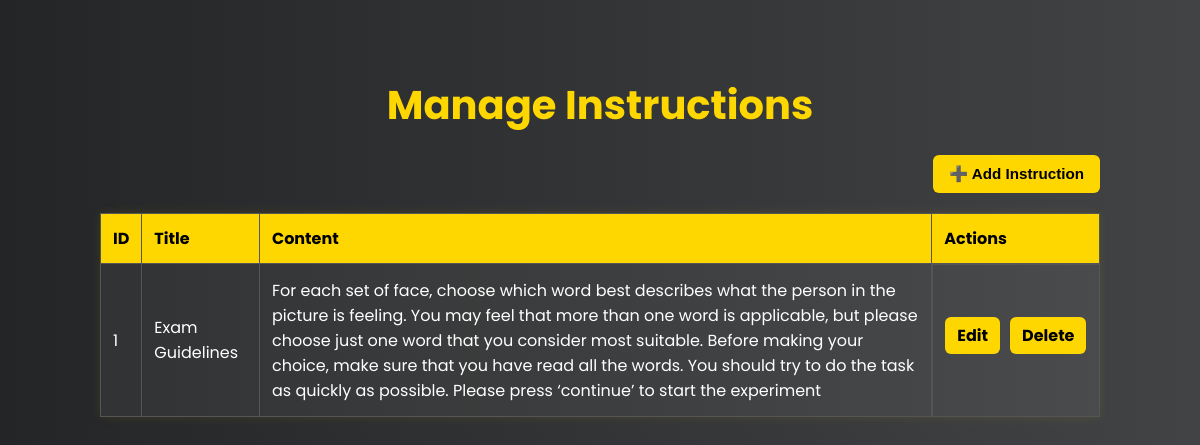
The app's page /manageinst with its own data.
### questionapp/models.py (models this page shows)
class Instructions_Model(models.Model):
    title = models.CharField(max_length=100, null=True, blank=True)
    content = models.TextField(null=True, blank=True)

### questionapp/views.py (the view)
# urls.py: path('manageinst', ManageInstructionView.as_view(), name='manageinst'),
class ManageInstructionView(View):
    def get(self, request):
        c = Instructions_Model.objects.all()
        return render(request, 'manageinstructions.html', {'c': c})

### templates/manageinstructions.html (shortened to what this page needs)
<!DOCTYPE html>
<html lang="en">
<head>
</head>
<body>
  <h1>Manage Instructions</h1>
  <div class="add-btn-container">
    <button class="add-btn" onclick="window.location='/addinst'">➕ Add Instruction</button>
  </div>
  <table>
    <thead>
      <tr>
        <th>ID</th>
        <th>Title</th>
        <th>Content</th>
        <th>Actions</th>
      </tr>
    </thead>
    <tbody>
        {% for i in c %}
      <tr>
        <td>{{forloop.counter}}</td>
        <td>{{i.title}}</td>
        <td>{{i.content}}</td>
        <td class="actions">
          <a href="/editinst/{{i.id}}" class="btn">Edit</a>
          <a href="/deleteinst/{{i.id}}" class="btn" onclick="return confirm('Are you sure you want to delete this instruction?');">Delete</a>
        </td>
      </tr>
      {% endfor %}
    </tbody>
  </table>
</body>
</html>

### templates/manageinstructions.html (style rules this page uses)
body { font-family: 'Poppins', sans-serif; background: linear-gradient(to right, #232526, #414345); color: #fff; padding: 40px 20px; }
h1 { text-align: center; color: #FFD700; margin-bottom: 20px; font-size: 2.5rem; }
.add-btn-container { display: flex; justify-content: flex-end; max-width: 1000px; margin: 0 auto 20px; }
.add-btn { background-color: #FFD700; color: #000; padding: 10px 16px; border: none; border-radius: 6px; font-weight: bold; cursor: pointer; font-size: 0.95rem; }
table { width: 100%; max-width: 1000px; margin: auto; border-collapse: collapse; background-color: rgba(255, 255, 255, 0.05); box-shadow: 0 0 10px rgba(255, 215, 0, 0.1); }
th, td { padding: 12px; border: 1px solid #555; text-align: left; }
th { background-color: #FFD700; color: #000; }
td { color: #fff; }
.actions { display: flex; gap: 10px; }
.btn { background-color: #FFD700; color: #000; padding: 6px 12px; border: none; border-radius: 6px; font-weight: bold; cursor: pointer; margin-top: 40px; margin-bottom: 50px; text-decoration: none; }

### records on screen
Instructions_Model: title "Exam Guidelines", content "For each set of face, choose which word best describes what the person in the picture is feeling. You may feel that more than one word is applicable, but please choose just one word that you consider most suitable. Before making your choice, make sure that you have read all the words. You should try to do the task as quickly as possible. Please press ‘continue’ to start the experiment"
